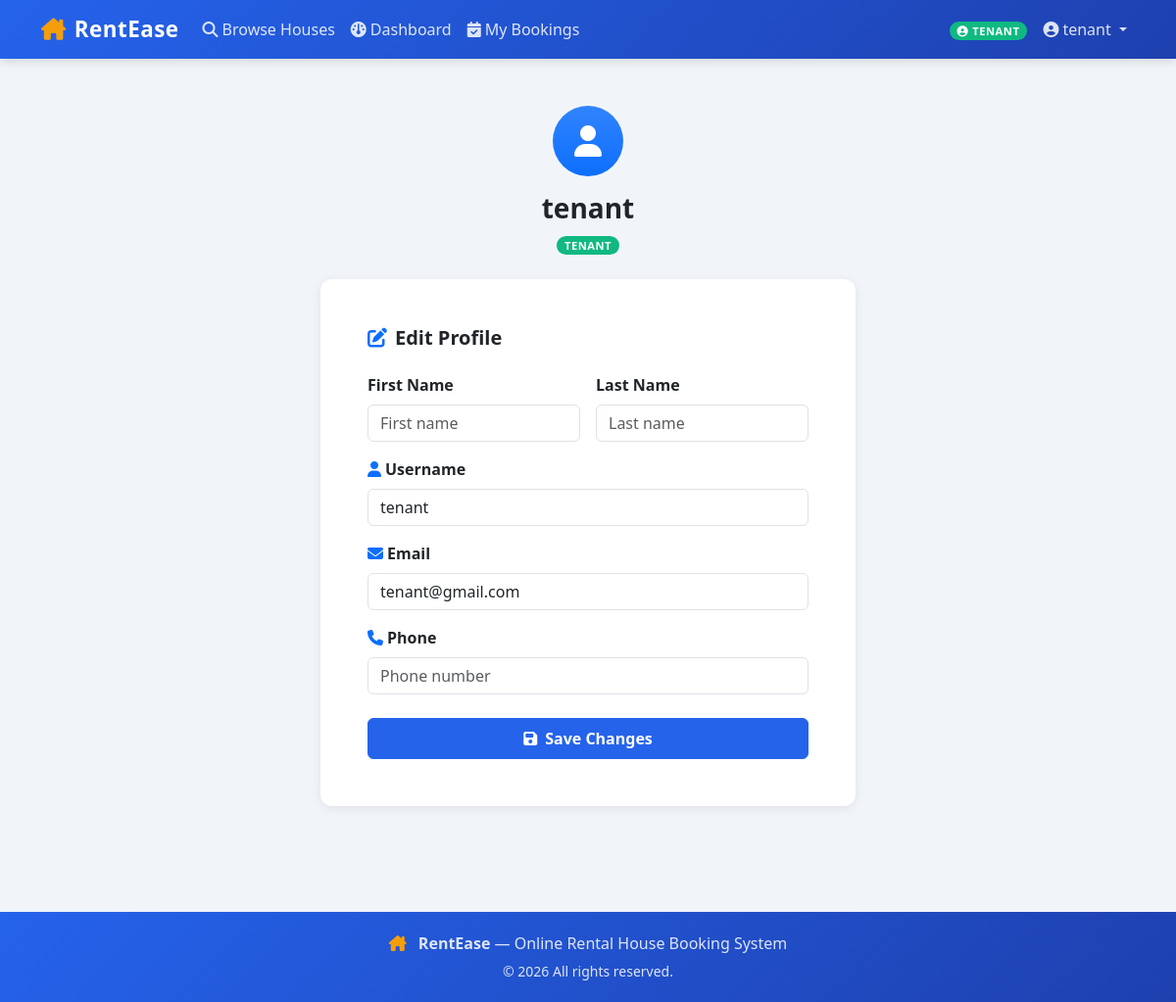
The page /accounts/profile/ (signed in) on the database its author committed.
### accounts/models.py (models this page shows, shortened)
class CustomUser(AbstractUser):
    ROLE_CHOICES = (
        ('tenant',   'Tenant'),
        ('landlord', 'Landlord'),
        ('admin',    'Admin'),
    )
    role = models.CharField(
        max_length=10, choices=ROLE_CHOICES, default='tenant')
    phone = models.CharField(max_length=15, blank=True)
    @property
    def is_tenant(self):
        return self.role == 'tenant'
    @property
    def is_landlord(self):
        return self.role == 'landlord'
    @property
    def is_admin_user(self):
        return self.role == 'admin'

### accounts/views.py (the view)
# urls.py: path('profile/',   views.profile_view,        name='profile'),
@login_required
def profile_view(request):
    if request.method == 'POST':
        form = ProfileForm(request.POST, instance=request.user)
        if form.is_valid():
            form.save()
            messages.success(request, 'Profile updated successfully!')
            return redirect('profile')
        else:
            messages.error(request, 'Please fix the errors below.')
    else:
        form = ProfileForm(instance=request.user)
    return render(request, 'accounts/profile.html', {'form': form})

### accounts/forms.py
class ProfileForm(forms.ModelForm):
    class Meta:
        model = CustomUser
        fields = ['username', 'email', 'phone', 'first_name', 'last_name']
    def __init__(self, *args, **kwargs):
        super().__init__(*args, **kwargs)
        placeholders = {
            'username': 'Username',
            'email': 'Email address',
            'phone': 'Phone number',
            'first_name': 'First name',
            'last_name': 'Last name',
        }
        for field_name, field in self.fields.items():
            field.widget.attrs['class'] = 'form-control'
            field.widget.attrs['placeholder'] = placeholders.get(
                field_name, '')
            field.help_text = None

### templates/accounts/profile.html (shortened to what this page needs)
{% extends 'base.html' %}
{% block content %}
<div class="row justify-content-center py-4">
  <div class="col-12 col-md-8 col-lg-6">
    <div class="text-center mb-4">
      <div class="bg-primary bg-gradient d-inline-flex align-items-center justify-content-center rounded-circle mb-3"
           style="width:72px;height:72px;">
        <i class="fa-solid fa-user fa-2x text-white"></i>
      </div>
      <h3 class="fw-bold">{{ user.username }}</h3>
      <span class="role-badge
        {% if user.is_tenant %}badge-tenant
        {% elif user.is_landlord %}badge-landlord
        {% else %}badge-admin{% endif %}">
        {{ user.role|title }}
      </span>
    </div>
    <div class="card p-4 p-md-5">
      <h5 class="fw-bold mb-4">
        <i class="fa-solid fa-pen-to-square text-primary me-2"></i>Edit Profile
      </h5>
      <form method="post" novalidate>
        <div class="row g-3">
          <div class="col-12 col-sm-6">
            <label class="form-label fw-semibold">First Name</label>
            {{ form.first_name }}
          </div>
          <div class="col-12 col-sm-6">
            <label class="form-label fw-semibold">Last Name</label>
            {{ form.last_name }}
          </div>
          <div class="col-12">
            <label class="form-label fw-semibold">
              <i class="fa-solid fa-user text-primary me-1"></i>Username
            </label>
            {{ form.username }}
          </div>
          <div class="col-12">
            <label class="form-label fw-semibold">
              <i class="fa-solid fa-envelope text-primary me-1"></i>Email
            </label>
            {{ form.email }}
          </div>
          <div class="col-12">
            <label class="form-label fw-semibold">
              <i class="fa-solid fa-phone text-primary me-1"></i>Phone
            </label>
            {{ form.phone }}
          </div>
        </div>
        <div class="d-grid mt-4">
          <button type="submit" class="btn btn-primary py-2 fw-semibold">
            <i class="fa-solid fa-floppy-disk me-2"></i>Save Changes
          </button>
        </div>
      </form>
    </div>
  </div>
</div>
{% endblock %}

### templates/base.html (shortened to what this page needs)
<!DOCTYPE html>
<html lang="en">
<head>
  <link href="https://cdn.jsdelivr.net/npm/bootstrap@5.3.2/dist/css/bootstrap.min.css" rel="stylesheet"/>
  <link href="https://cdnjs.cloudflare.com/ajax/libs/font-awesome/6.5.0/css/all.min.css" rel="stylesheet"/>
</head>
<body>
  <nav class="navbar navbar-expand-lg">
    <div class="container">
      <a class="navbar-brand" href="{% url 'house_list' %}">
        <i class="fa-solid fa-house-chimney me-2"></i>RentEase
      </a>
      <div class="collapse navbar-collapse" id="mainNav">
        <ul class="navbar-nav me-auto mb-2 mb-lg-0">
          <li class="nav-item">
            <a class="nav-link" href="{% url 'house_list' %}">
              <i class="fa-solid fa-magnifying-glass me-1"></i>Browse Houses
            </a>
          </li>
          {% if user.is_authenticated %}
            {% if user.is_tenant %}
              <li class="nav-item">
                <a class="nav-link" href="{% url 'tenant_dashboard' %}">
                  <i class="fa-solid fa-gauge me-1"></i>Dashboard
                </a>
              </li>
              <li class="nav-item">
                <a class="nav-link" href="{% url 'my_bookings' %}">
                  <i class="fa-solid fa-calendar-check me-1"></i>My Bookings
                </a>
              </li>
            {% endif %}
          {% endif %}
        </ul>
        <ul class="navbar-nav ms-auto align-items-center gap-2">
          {% if user.is_authenticated %}
            <li class="nav-item">
              <span class="role-badge
                {% if user.is_tenant %}badge-tenant
                {% elif user.is_landlord %}badge-landlord
                {% else %}badge-admin{% endif %}">
                <i class="fa-solid fa-circle-user me-1"></i>{{ user.role }}
              </span>
            </li>
            <li class="nav-item dropdown">
              <a class="nav-link dropdown-toggle" href="#" data-bs-toggle="dropdown">
                <i class="fa-solid fa-user-circle me-1"></i>{{ user.username }}
              </a>
            </li>
          {% endif %}
        </ul>
      </div>
    </div>
  </nav>
  <main class="container py-4">
    {% block content %}{% endblock %}
  </main>
  <footer class="text-center">
    <div class="container">
      <p class="mb-1">
        <i class="fa-solid fa-house-chimney me-2" style="color: var(--accent)"></i>
        <strong>RentEase</strong> — Online Rental House Booking System
      </p>
      <small>© 2026 All rights reserved.</small>
    </div>
  </footer>
</body>
</html>

### templates/base.html (style rules this page uses)
:root { --primary: #2563eb; --secondary: #1e40af; --accent: #f59e0b; --light-bg: #f1f5f9; }
body { background-color: var(--light-bg); font-family: 'Segoe UI', sans-serif; }
.navbar { background: linear-gradient(135deg, var(--primary), var(--secondary)); box-shadow: 0 2px 10px rgba(0,0,0,0.15); }
.navbar-brand { font-weight: 700; font-size: 1.4rem; color: #fff !important; letter-spacing: 0.5px; }
.navbar-brand i { color: var(--accent); }
.nav-link { color: rgba(255,255,255,0.85) !important; font-weight: 500; transition: color 0.2s; }
.role-badge { font-size: 0.7rem; padding: 2px 8px; border-radius: 20px; font-weight: 600; text-transform: uppercase; letter-spacing: 0.5px; }
.badge-tenant { background: #10b981; color: #fff; }
.card { border: none; border-radius: 12px; box-shadow: 0 2px 12px rgba(0,0,0,0.08); transition: transform 0.2s, box-shadow 0.2s; }
.btn-primary { background: var(--primary); border-color: var(--primary); }
footer { background: linear-gradient(135deg, var(--primary), var(--secondary)); color: rgba(255,255,255,0.85); padding: 20px 0; margin-top: 60px; }

### rows shown on the page
CustomUser: role "TENANT", username "tenant", email "tenant@gmail.com"
